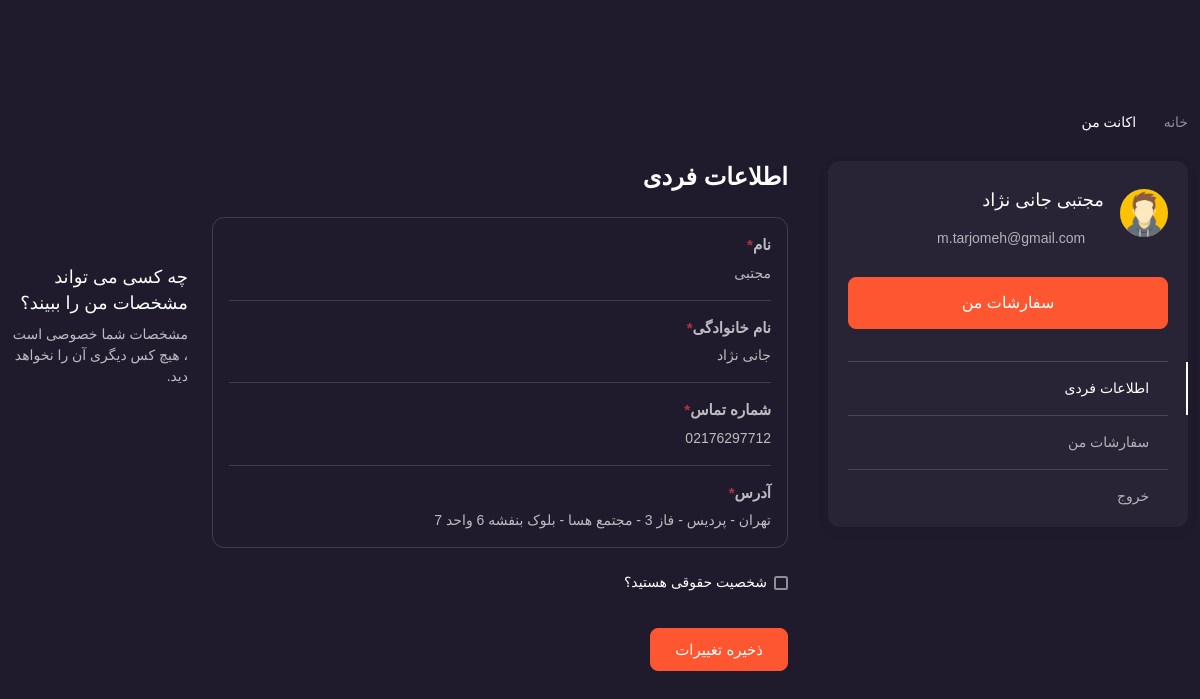
Page /edit-info/ (signed in) on the committed database.
### u_account/models.py (models this page shows)
class User(AbstractUser):
    mobile = models.CharField(max_length=11, blank=True, null=True, verbose_name="شماره موبایل", unique=True,
                              validators=[RegexValidator(regex='^09\d{9}$',
                                                         message='فرمت شماره موبایل اشتباه است.')])
    image = ProcessedImageField(upload_to=upload_image_path, processors=[ResizeToFill(64, 64)],
                                format='JPEG', options={'quality': 100}, verbose_name='تصویر کاربر',
                                blank=True, null=True)
    otp = models.PositiveIntegerField(blank=True, null=True, verbose_name="کد احراز هویت")
    email = models.EmailField(validators=[EmailValidator(message='یک آدرس ایمیل معتبر وارد نمایید.')],
                              verbose_name='آدرس ایمیل')
    email_active_code = models.CharField(max_length=100, null=True, blank=True, verbose_name='کد فعالسازی ایمیل')
    otp_create_time = models.DateTimeField(auto_now=True)
    tel_no = models.CharField(max_length=12, null=True, blank=True, verbose_name="شماره تلفن")
    send_news = models.BooleanField(default=True, verbose_name='دریافت خبر نامه')
    personal_address = models.CharField(null=True, blank=True,max_length=1000, verbose_name='آدرس منزل')
    is_official = models.BooleanField(default=False,verbose_name='کاربر شخصیت حقوقی است')
    has_order_invoice = models.BooleanField(default=False,verbose_name='نمایش فاکتور مشتریان')
    organization_name = models.CharField(max_length=60, null=True, blank=True, verbose_name='نام سازمان')
    firm_national_id = models.CharField(max_length=11, null=True, blank=True, verbose_name='شناسه ملی شرکت')
    firm_economical_no = models.CharField(max_length=11, null=True, blank=True, verbose_name='شناسه ملی شرکت')
    firm_no = models.CharField(max_length=150, null=True, blank=True, verbose_name='شماره ثبت')
    official_postal_code = models.CharField(max_length=10, null=True, blank=True, verbose_name='کد پستی')
    official_address = models.CharField(null=True, blank=True,max_length=1000, verbose_name='آدرس حقوقی')
    firm_tel_no = models.CharField(max_length=12, null=True, blank=True, verbose_name="شماره تماس حقوقی")
    class Meta:
        ordering = ['id']
        verbose_name = 'حساب کاربر'
        verbose_name_plural = 'حساب کاربران'
    def __str__(self):
        if self.first_name and self.last_name:
            return self.get_full_name()
        else:
            return self.email

### u_account/views.py (the view, shortened to what this page needs)
# urls.py: path('edit-info/', views.PersonalInfoView.as_view(), name='edit_personal_info'),
class PersonalInfoView(View):
    def get(self, request: HttpRequest):
        if not request.user.is_authenticated:
            messages.error(request,
                           'شما می بایست ابتدا وارد حساب کاربری خود شوید!')
            return redirect('/')
        user_model = get_object_or_404(User, id=request.user.id)
        form = EditInfoForm(request.POST or None, request.FILES or None, instance=user_model)
        context = {
            'user': user_model,
            'form': form,
        }
        return render(request, 'personal_info.html', context)

### config/context_processors.py (called while the page is built)
def global_variable(request):
    st: Setting = Setting.objects.first()
    return {
        'st': st
    }

### u_account/templates/personal_info.html (shortened to what this page needs)
{% extends 'Shared/_MainLayout.html' %}
{% load static %}
{% block content %}
    <div class="container pt-5 pb-lg-4 mt-5 mb-sm-2">
        <nav class="mb-4 pt-md-3" aria-label="Breadcrumb">
            <ol class="breadcrumb breadcrumb-light">
                <li class="breadcrumb-item"><a href="car-finder-home.html">خانه</a></li>
                <li class="breadcrumb-item active" aria-current="page">اکانت من</li>
            </ol>
        </nav>
        <div class="row">
            {% include '_Sidebar.html' with user_model=user %}
            <div class="col-lg-8 col-md-7 mb-5">
                <h1 class="h4 font-vazir text-light">اطلاعات فردی</h1>
                <form id="EditInfoForm" action="{% url 'account:edit_personal_info' %}" autocomplete="off"
                      method="post" enctype="multipart/form-data">
                    <div class="row pt-2">
                        <div class="col-lg-9 col-md-12 col-sm-8 mb-2 mb-m-4">
                            <div class="border border-light rounded-3 p-3 mb-4" id="personal-info">
                                <div class="border-bottom border-light pb-3 mb-3">
                                    <div class="d-flex align-items-center justify-content-between">
                                        <div class="pe-2 opacity-70">
                                            <label class="form-label fw-bold text-light">نام<span
                                                    class="text-danger">*</span></label>
                                            <div class="text-light" id="name-value">{{ form.first_name.value }}</div>
                                        </div>
                                        <div class="me-n3" data-bs-toggle="tooltip" title="ویرایش"><a
                                                class="nav-link nav-link-light py-0" href="#name-collapse"
                                                data-bs-toggle="collapse"><i class="fi-edit"></i></a></div>
                                    </div>
                                </div>
                                <div class="border-bottom border-light pb-3 mb-3">
                                    <div class="d-flex align-items-center justify-content-between">
                                        <div class="pe-2 opacity-70">
                                            <label class="form-label fw-bold text-light">نام خانوادگی<span
                                                    class="text-danger">*</span></label>
                                            <div class="text-light" id="family-value">{{ form.last_name.value }}</div>
                                        </div>
                                        <div class="me-n3" data-bs-toggle="tooltip" title="ویرایش"><a
                                                class="nav-link nav-link-light py-0" href="#family-collapse"
                                                data-bs-toggle="collapse"><i class="fi-edit"></i></a></div>
                                    </div>
                                </div>
                                <div class="border-bottom border-light pb-3 mb-3">
                                    <div class="d-flex align-items-center justify-content-between">
                                        <div class="pe-2 opacity-70">
                                            <label class="form-label fw-bold text-light">شماره تماس<span
                                                    class="text-danger">*</span></label>
                                            <div class="text-light" id="phone-value">
                                                {% if form.tel_no.value %}{{ form.tel_no.value }}{% else %}مشخص نشده
                                                    است!{% endif %}</div>
                                        </div>
                                        <div class="me-n3" data-bs-toggle="tooltip" title="ویرایش"><a
                                                class="nav-link nav-link-light py-0" href="#phone-collapse"
                                                data-bs-toggle="collapse"><i class="fi-edit"></i></a></div>
                                    </div>
                                </div>
                                <div>
                                    <div class="d-flex align-items-center justify-content-between">
                                        <div class="pe-2 opacity-70">
                                            <label class="form-label fw-bold text-light">آدرس<span
                                                    class="text-danger">*</span></label>
                                            <div class="text-light" id="address-value">
                                                {% if form.personal_address.value %}
                                                    {{ form.personal_address.value }}{% else %}مشخص نشده
                                                    است!{% endif %}</div>
                                        </div>
                                        <div class="me-n3" data-bs-toggle="tooltip" title="ویرایش"><a
                                                class="nav-link nav-link-light py-0" href="#address-collapse"
                                                data-bs-toggle="collapse"><i class="fi-edit"></i></a></div>
                                    </div>
                                </div>
                            </div>
                            <div>
                                <div class="form-check form-check-light mb-4">
                                    {{ form.is_official }}
                                    <label class="form-check-label" for="isLegal">شخصیت حقوقی هستید؟</label>
                                </div>
                            </div>
                        </div>
                        <div class="col-lg-3 col-md-12 col-sm-4 mb-4">
                            <div class="pt-4 pb-2 py-lg-5">
                                <h6 class="text-light mb-2 fw-500">چه کسی می تواند مشخصات من را ببیند؟</h6>
                                <p class="fs-sm text-light opacity-70 mb-0">مشخصات شما خصوصی است
                                    ، هیچ کس دیگری آن را نخواهد دید.</p>
                            </div>
                        </div>
                    </div>
                    <div class="row">
                        <div class="col-lg-9">
                            <div class="d-flex align-items-center justify-content-between pb-1">
                                <button class="btn btn-primary" id="EditInfoBtn" type="submit">ذخیره تغییرات</button>
                            </div>
                        </div>
                    </div>
                </form>
            </div>
        </div>
    </div>
{% endblock %}
{% block css %}
    <link rel="stylesheet" media="screen" href="{% static 'vendor/simplebar/dist/simplebar.min.css' %}"/>
    <link rel="stylesheet" media="screen"
          href="{% static 'vendor/filepond-plugin-image-preview/dist/filepond-plugin-image-preview.min.css' %}"/>
    <link rel="stylesheet" media="screen" href="{% static 'vendor/filepond/dist/filepond.min.css' %}"/>
    <link rel="stylesheet" media="screen" href="{% static 'css/theme.min.css' %}">
{% endblock %}

### u_account/templates/_Sidebar.html (shortened to what this page needs)
{% load static %}
{% url 'account:orders' as orders_link %}
{% url 'account:edit_personal_info' as edit_personal_info %}
<aside class="col-lg-4 col-md-5 pe-xl-4 mb-5">
    <div class="card card-body card-light border-0 shadow-sm pb-1 me-lg-1">
        <div class="d-flex d-md-block d-lg-flex align-items-start pt-lg-2 mb-4"><img class="rounded-circle"
                                                                                     src="{% if user_model.image %}{{ user_model.image.url }}{% else %}{% static 'img/avatars/02.png' %}{% endif %}"
                                                                                     width="48"
                                                                                     alt="{{ user_model }}">
            <div class="pt-md-2 pt-lg-0 ps-3 ps-md-0 ps-lg-3">
                <h2 class="fs-lg text-light mb-0 fw-500">{{ user_model }}</h2>
                <ul class="list-unstyled fs-sm mt-3 mb-0">
                    <li><a class="nav-link-light fw-normal" href="mailto:robert_fox@email.com"><i
                            class="fi-mail opacity-60 me-2"></i>{{ user_model.email }}</a></li>
                </ul>
            </div>
        </div>
        <a class="btn btn-primary btn-lg w-100 mb-3" href="{% url 'account:orders' %}">
            سفارشات من</a>
        <div class="collapse d-md-block mt-3" id="account-nav">
            <div class="card-nav">
                <a class="card-nav-link{% if request.path == edit_personal_info %} active{% endif %}"
                   href="{% url 'account:edit_personal_info' %}"><i
                        class="fi-user me-2"></i>اطلاعات فردی</a>
                <a class="card-nav-link{% if request.path == orders_link %} active{% endif %}"
                   href="{% url 'account:orders' %}"><i
                        class="fi-car me-2"></i>سفارشات من</a>
                <a class="card-nav-link" onclick="logout()"><i
                        class="fi-logout me-2"></i>خروج</a>
            </div>
        </div>
    </div>
</aside>

### rows in the picture
User: first_name+last_name "مجتبی جانی نژاد", email "m.tarjomeh@gmail.com", first_name.value "مجتبی", last_name.value "جانی نژاد", tel_no.value "02176297712", personal_address.value "تهران - پردیس - فاز 3 - مجتمع هسا - بلوک بنفشه 6 واحد 7"
